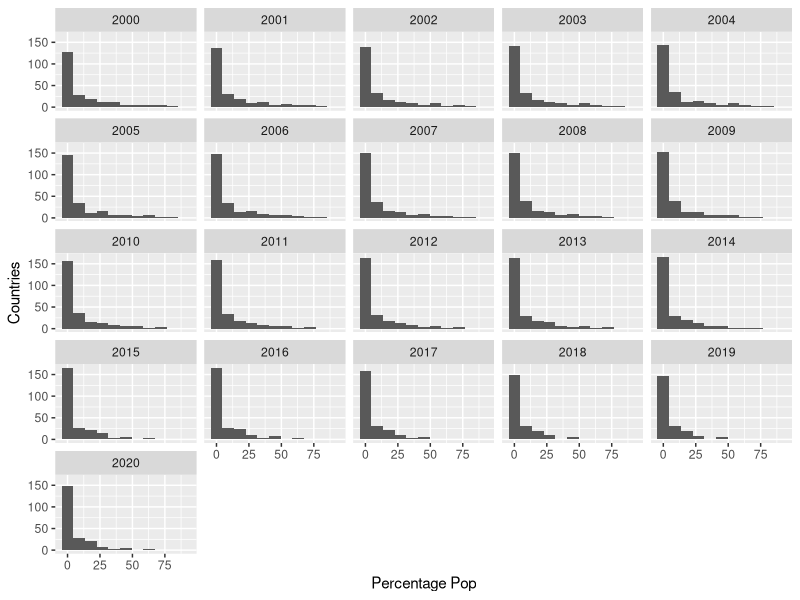
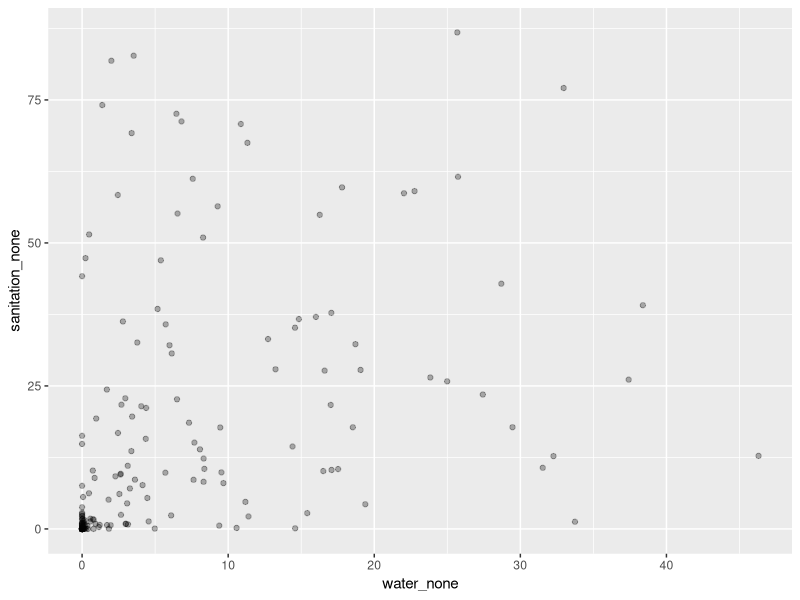

These charts were generated, in order, by the following R code:
## ---- chunk 1
library(tidyverse)
wat_san <- read_csv("data/water-and-sanitation.csv")
## ---- chunk 2
ggplot(wat_san, aes(sanitation_none)) +
  geom_histogram(binwidth = 9)+
  labs(
    x = "Percentage Pop",
    y = "Countries")+
  facet_wrap(~ Year, ncol = 5)
## ---- chunk 3
wat_san %>% 
   filter(Year == 2000) %>% 
   arrange(desc(sanitation_none))
## ---- chunk 4
wat_san %>% 
   filter(Year == 2000) %>% 
   ggplot(aes(water_none, sanitation_none)) +
     geom_point(alpha = .3)
## ---- chunk 5
wat_san %>% 
   filter(Year == 2020) %>% 
   arrange(desc(sanitation_none))
## ---- chunk 6
wat_san %>% 
  filter(Year == 2000 & Entity != "World" | Year == 2020 & Entity != "World") %>% 
  # this line uses a combination of logical operators (== (equal to), & (and), != (is not equal to), | (or))
  # this combination filters for the two years provided, while excluding any data associated with the "World" Entity
  group_by(Year) %>% 
  # this line groups all the data by Year, so that any summary statistics specified below are computed for each group
  summarize(water_none_min = min(water_none, na.rm = T),
            water_none_mean = mean(water_none, na.rm = T),
            water_none_median = median(water_none, na.rm = T),
            water_none_stdev = sd(water_none, na.rm = T),
            water_none_iqr = IQR(water_none, na.rm = T),
            water_none_max = max(water_none, na.rm = T),
            
            sanitation_none_min = min(sanitation_none, na.rm = T),
            sanitation_none_mean = mean(sanitation_none, na.rm = T),
            sanitation_none_median = median(sanitation_none, na.rm = T),
            sanitation_none_stdev = sd(sanitation_none, na.rm = T),
            sanitation_none_iqr = IQR(sanitation_none, na.rm = T),
            sanitation_none_max = max(sanitation_none, na.rm = T)

            )
## ---- chunk 7

